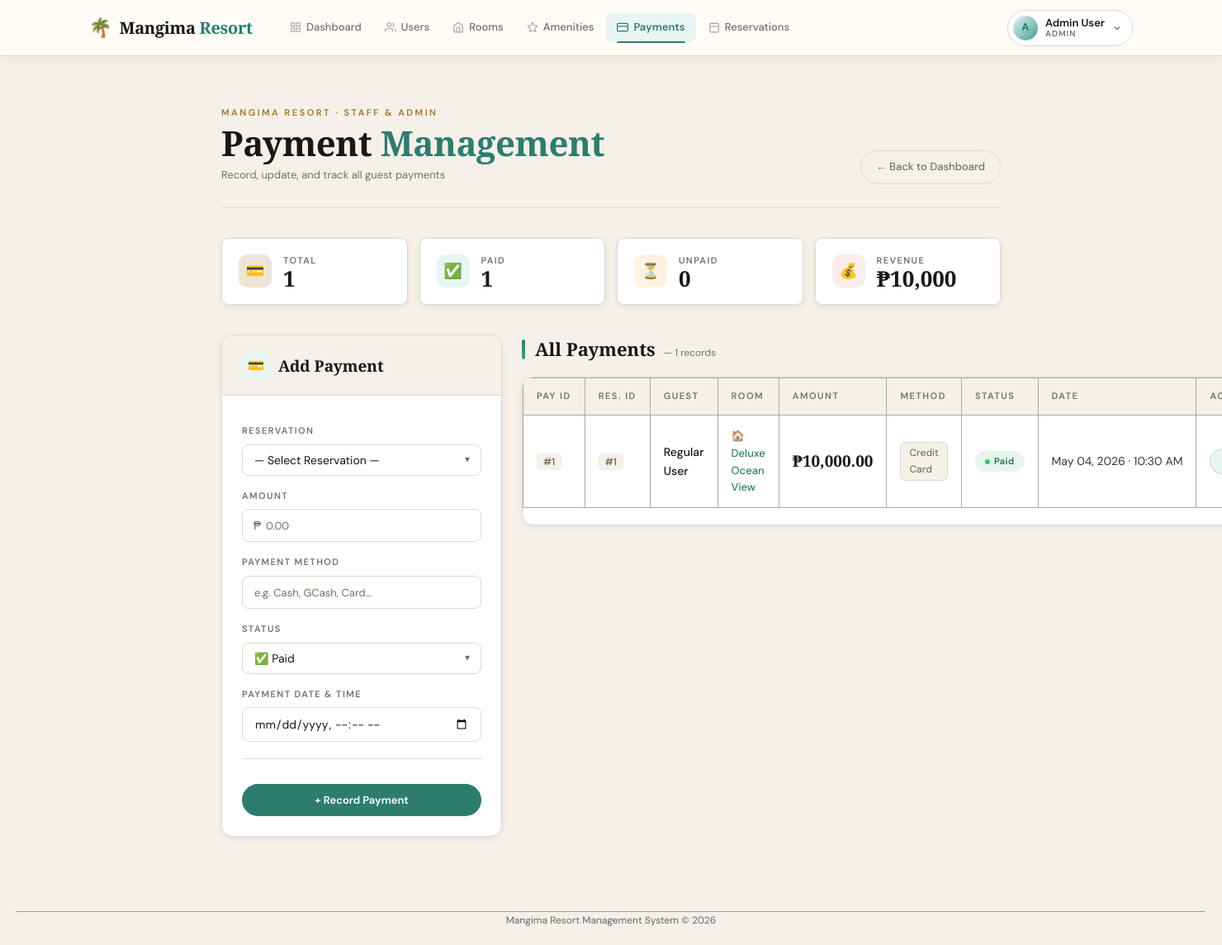
The app's page /payments/index.php (signed in) with its own data.
### tables this page shows
CREATE TABLE payments (
    payment_id INT AUTO_INCREMENT PRIMARY KEY,
    reservation_id INT NOT NULL,
    amount DECIMAL(10,2) NOT NULL,
    payment_method VARCHAR(50),
    payment_status ENUM('paid','unpaid') DEFAULT 'unpaid',
    payment_date DATETIME,
    FOREIGN KEY (reservation_id) REFERENCES reservations(reservation_id) ON DELETE CASCADE
);

CREATE TABLE users (
    user_id INT AUTO_INCREMENT PRIMARY KEY,
    full_name VARCHAR(100) NOT NULL,
    email VARCHAR(100) UNIQUE NOT NULL,
    contact_number VARCHAR(20),
    password VARCHAR(255) NOT NULL,
    role ENUM('user','staff','admin') DEFAULT 'user'
);

CREATE TABLE rooms (
    room_id INT AUTO_INCREMENT PRIMARY KEY,
    room_name VARCHAR(100) NOT NULL,
    type VARCHAR(50) NOT NULL,
    capacity INT NOT NULL,
    price DECIMAL(10,2) NOT NULL,
    status ENUM('available','occupied','maintenance') DEFAULT 'available'
);

### payments/index.php (the view, shortened to what this page needs)
<?php
$db = getDB();
$editPayment = null;
$payments = $db->query("SELECT p.*, r.check_in, r.check_out, u.full_name, rm.room_name
                         FROM payments p
                         LEFT JOIN reservations r ON p.reservation_id = r.reservation_id
                         LEFT JOIN users u ON r.user_id = u.user_id
                         LEFT JOIN rooms rm ON r.room_id = rm.room_id
                         ORDER BY p.payment_date DESC")->fetchAll();
$totalPayments  = count($payments);
$paidPayments   = count(array_filter($payments, fn($p) => $p['payment_status'] === 'paid'));
$unpaidPayments = $totalPayments - $paidPayments;
$totalRevenue   = array_sum(array_map(fn($p) => $p['payment_status'] === 'paid' ? $p['amount'] : 0, $payments));
?>
<!DOCTYPE html>
<html lang="en">
<head>
    <link rel="stylesheet" href="/mangima_resort/assets/css/style.css">
</head>
<body>
<div class="container">
    <?php include __DIR__ . '/../includes/header.php'; ?>
    <div class="payments-wrapper">
        <div class="page-header">
            <div>
                <div class="page-eyebrow">Mangima Resort · Staff &amp; Admin</div>
                <div class="page-title">Payment <span>Management</span></div>
                <div class="page-sub">Record, update, and track all guest payments</div>
            </div>
            <a href="/mangima_resort/dashboard/dashboard.php" class="back-link">← Back to Dashboard</a>
        </div>
        <div class="mini-stats">
            <div class="mini-card">
                <div class="mini-icon all">💳</div>
                <div>
                    <div class="mini-label">Total</div>
                    <div class="mini-value"><?php echo $totalPayments; ?></div>
                </div>
            </div>
            <div class="mini-card">
                <div class="mini-icon paid">✅</div>
                <div>
                    <div class="mini-label">Paid</div>
                    <div class="mini-value"><?php echo $paidPayments; ?></div>
                </div>
            </div>
            <div class="mini-card">
                <div class="mini-icon unpaid">⏳</div>
                <div>
                    <div class="mini-label">Unpaid</div>
                    <div class="mini-value"><?php echo $unpaidPayments; ?></div>
                </div>
            </div>
            <div class="mini-card">
                <div class="mini-icon revenue">💰</div>
                <div>
                    <div class="mini-label">Revenue</div>
                    <div class="mini-value">₱<?php echo number_format($totalRevenue, 0); ?></div>
                </div>
            </div>
        </div>
        <div class="page-layout">
            <div class="form-card">
                <div class="form-card-header">
                    <div class="form-icon"><?php echo $editPayment ? '✏️' : '💳'; ?></div>
                    <h3><?php echo $editPayment ? 'Edit Payment' : 'Add Payment'; ?></h3>
                </div>
                <div class="form-card-body">
                    <form method="post" action="<?php echo $editPayment ? '?action=edit&id='.$editPayment['payment_id'] : ''; ?>">
                        <div class="form-group">
                            <label>Reservation</label>
                            <div class="select-wrap">
                                <select name="reservation_id" required>
                                    <option value="">— Select Reservation —</option>
                                </select>
                            </div>
                        </div>
                        <div class="form-group">
                            <label>Amount</label>
                            <div class="input-prefix-wrap">
                                <span class="prefix">₱</span>
                                <input type="number" step="0.01" min="0.01" name="amount"
                                       placeholder="0.00"
                                       value="<?php echo $editPayment['amount'] ?? ''; ?>" required>
                            </div>
                        </div>
                        <div class="form-group">
                            <label>Payment Method</label>
                            <input type="text" name="payment_method"
                                   placeholder="e.g. Cash, GCash, Card…"
                                   value="<?php echo htmlspecialchars($editPayment['payment_method'] ?? ''); ?>">
                        </div>
                        <div class="form-group">
                            <label>Status</label>
                            <div class="select-wrap">
                                <select name="payment_status">
                                    <option value="paid"   <?php echo (isset($editPayment['payment_status']) && $editPayment['payment_status']==='paid')   ? 'selected' : ''; ?>>✅ Paid</option>
                                </select>
                            </div>
                        </div>
                        <div class="form-group">
                            <label>Payment Date &amp; Time</label>
                            <input type="datetime-local" name="payment_date"
                                   value="<?php echo isset($editPayment['payment_date']) ? date('Y-m-d\TH:i', strtotime($editPayment['payment_date'])) : ''; ?>">
                        </div>
                        <div class="form-actions">
                            <button type="submit" name="save" class="btn-primary">
                                <?php echo $editPayment ? '✓ Update Payment' : '+ Record Payment'; ?>
                            </button>
                        </div>
                    </form>
                </div>
            </div>
            <div class="table-panel">
                <div class="section-label">
                    <div class="section-label-bar"></div>
                    <h3>All Payments <small>— <?php echo $totalPayments; ?> records</small></h3>
                </div>
                <div class="table-card">
                    <table>
                        <thead>
                            <tr>
                                <th>Pay ID</th>
                                <th>Res. ID</th>
                                <th>Guest</th>
                                <th>Room</th>
                                <th>Amount</th>
                                <th>Method</th>
                                <th>Status</th>
                                <th>Date</th>
                                <th>Actions</th>
                            </tr>
                        </thead>
                        <tbody>
                            <?php if (empty($payments)): ?>
                                <tr class="no-data-row">
                                    <td colspan="9">
                                        <span class="no-data-icon">💳</span>
                                        No payments recorded yet.
                                    </td>
                                </tr>
                            <?php else: ?>
                                <?php foreach ($payments as $p): ?>
                                <tr>
                                    <td><span class="id-chip">#<?php echo $p['payment_id']; ?></span></td>
                                    <td><span class="id-chip">#<?php echo $p['reservation_id']; ?></span></td>
                                    <td><span class="guest-name"><?php echo htmlspecialchars($p['full_name'] ?? 'N/A'); ?></span></td>
                                    <td><span class="room-chip">🏠 <?php echo htmlspecialchars($p['room_name'] ?? 'N/A'); ?></span></td>
                                    <td><span class="price-cell">₱<?php echo number_format($p['amount'], 2); ?></span></td>
                                    <td><span class="method-chip"><?php echo htmlspecialchars($p['payment_method'] ?: '—'); ?></span></td>
                                    <td><span class="status-badge status-<?php echo $p['payment_status']; ?>"><?php echo $p['payment_status']; ?></span></td>
                                    <td class="date-cell"><?php echo $p['payment_date'] ? date('M d, Y · g:i A', strtotime($p['payment_date'])) : '—'; ?></td>
                                    <td>
                                        <div class="action-cell">
                                            <a href="?action=edit&id=<?php echo $p['payment_id']; ?>" class="btn-edit">Edit</a>
                                        </div>
                                    </td>
                                </tr>
                                <?php endforeach; ?>
                            <?php endif; ?>
                        </tbody>
                    </table>
                </div>
            </div>
        </div>
    </div>
</div>
<?php include __DIR__ . '/../includes/footer.php'; ?>
</body>
</html>

### assets/css/style.css (style rules this page uses)
body { font-family: Arial, sans-serif; margin: 20px; background: #fff; }
.container { max-width: 1000px; margin: 0 auto; }
form label { display: block; margin-top: 10px; }
form input, form select, form textarea { padding: 5px; width: 100%; max-width: 300px; }
button, .btn { padding: 8px 15px; margin-top: 10px; cursor: pointer; }
table { border-collapse: collapse; width: 100%; margin-bottom: 20px; }
table, th, td { border: 1px solid #aaa; }
th, td { padding: 8px; text-align: left; }

### includes/header.php (style rules this page uses)
:root { --sand: #f5f0e8; --sand-dark: #ede6d6; --ink: #1a1714; --ink-soft: #3d3630; --ink-muted: #7a6f65; --gold: #c9a84c; --gold-light: #e8c97a; --gold-dark: #a07828; --teal: #2d7d6f; --teal-light: #3fa091; --teal-pale: #e8f5f3; --coral: #c0544a; --coral-pale: #faeeed; --white: #ffffff; --border: #e0d8cc; --header-h: 68px; }
body { padding-top: var(--header-h); }

### records on screen
payments: payment_status "1", payment_status "0", totalRevenue "10,000", payment_id "1", reservation "1", users.full_name "Regular User", rooms.room_name "Deluxe Ocean View", amount "10,000.00", payment_method "Credit Card", payment_status "Paid", payment_date "May 04, 2026 · 10:30 AM"

### other values on screen
substr($displayName, 0, 1) "A"
$displayName "Admin User"
$currentRole "ADMIN"
$totalPayments "1"
